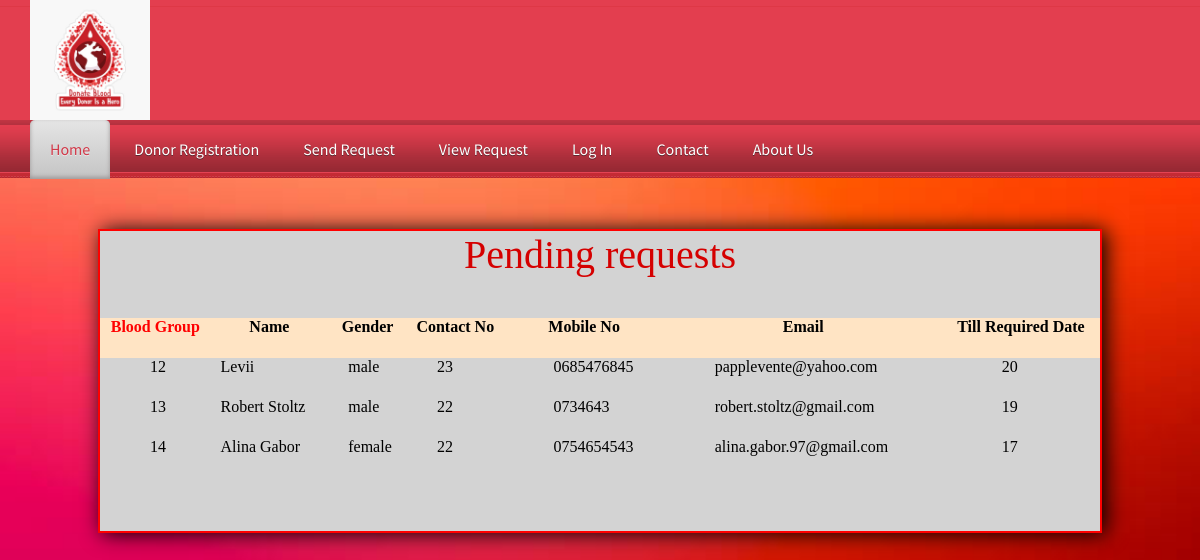
Screenshot of /viewrequest.php with the database file from the repository.
### tables this page shows
CREATE TABLE `requestes` (
  `req_id` int(100) NOT NULL,
  `name` varchar(100) NOT NULL,
  `gender` varchar(100) NOT NULL,
  `age` varchar(100) NOT NULL,
  `mobile` varchar(100) NOT NULL,
  `email` varchar(100) NOT NULL,
  `bgroup` int(100) NOT NULL,
  `reqdate` datetime NOT NULL,
  `detail` varchar(500) NOT NULL
);

### viewrequest.php (the view, shortened to what this page needs)
<!DOCTYPE html PUBLIC "-//W3C//DTD XHTML 1.0 Transitional//EN" "http://www.w3.org/TR/xhtml1/DTD/xhtml1-transitional.dtd">
<html xmlns="http://www.w3.org/1999/xhtml">
<head>
    <link href="css/lightbox.css" rel="stylesheet" />
    <link href="StyleSheet.css" rel="stylesheet" type="text/css" />
    <link href="css/style.css" rel="stylesheet" type="text/css" media="all" />
    <link href="css/flexslider.css" rel="stylesheet" type="text/css" media="all" />
</head>
<body>
    <div class="h_bg">
        <div class="wrap">
            <div class="header">
                <div class="logo">
                    <h1><a href="index.php"><img src="Images/logo.jpg" alt="" width="120px" height="120px"></a></h1>
                </div>
            </div>
        </div>
    </div>
    <div class="nav_bg">
    <div class="wrap">
        <?php require('header.php');?>
    </div>
    <div style="height:300px; width:1000px; margin:auto; margin-top:50px; margin-bottom:50px; background-color:#D3D3D3; border:2px solid red; box-shadow:4px 1px 20px black;">
        <form method="post" enctype="multipart/form-data">
            <h2 style="font-size:2.5em; text-align:center; color:#D50000;">Pending requests</h2>
            <table cellpadding="20" cellspacing="20" width="1000px" height="200px"  style="margin:auto" >
                <tr><td>&nbsp;</td><td>&nbsp;</td></tr>
                <tr style="background-color:bisque" align="center" class="bold">
                    <td class="bold" style="color:red">Blood Group</td><td align="center">Name</td><td align="center">Gender</td><td align="center">Contact No</td><td align="center">Mobile No</td><td align="center">Email</td>
                    <td align="center">Till Required Date</td>
                </tr>
                <?php
                    $cn=mysqli_connect("localhost","root","","bloodbank");
                    $s="select * from requestes";
                        $result=mysqli_query($cn,$s);
                        while($data=mysqli_fetch_array($result)) {
                            echo"<tr><td  style=' padding-left:50px'>$data[0]</td><td  style=' padding-left:10px'>$data[1]</td><td  style=' padding-left:20px'>$data[2]</td><td  style=' padding-left:30px'>$data[3]</td><td  style=' padding-left:50px'>$data[4]</td><td  style=' padding-left:50px'>$data[5]</td><td  style=' padding-left:60px'>$data[6]</td></tr>";
                        }
                ?>
            </table>
        </form>
    </div>
</body>
</html>

### header.php
<ul class="nav">
    <li class="active"><a href="index.php">Home</a></li>
    <li><a href="registration.php">Donor Registration</a></li>
    <li><a href="requests.php">Send request</a></li>
    <li><a href="viewrequest.php">View Request</a></li>
    <li><a href="login.php">Log in</a></li>
    <li><a href="contact.php">Contact</a></li>
    <li><a href="aboutus.php">About us</a></li>
</ul>

### css/lightbox.css (style rules this page uses)
body:after { content: url(../img/close.png) url(../img/loading.gif) url(../img/prev.png) url(../img/next.png); display: none; }

### StyleSheet.css (style rules this page uses)
.bold { font-weight:bold; }

### css/style.css (style rules this page uses)
html, body, div, span, applet, object, iframe, h1, h2, h3, h4, h5, h6, p, blockquote, pre, a, abbr, acronym, address, big, cite, code, del, dfn, em, img, ins, kbd, q, s, samp, small, strike, strong, sub, sup, tt, var, b, u, i, dl, dt, dd, ol, nav ul, nav li, fieldset, form, label, legend, table, caption, tbody, tfoot, thead, tr, th, td, article, aside, canvas, details, embed, figure, figcaption, footer, header, hgroup, menu, nav, output, ruby, section, summary, time, mark, audio, video { margin: 0; padding: 0; border: 0; font-size: 100%; font: inherit; vertical-align: baseline; }
ol, ul { list-style: none; margin: 0; padding: 0; }
table { border-collapse: collapse; border-spacing: 0; }
a { text-decoration: none; }
img { max-width: 100%; }
body { background: url('../Images/background.jpg'); background-repeat: no-repeat; background-size: cover; font-family: ComicSansMS; font-size: 100%; }
.wrap { margin: 0 auto; width: 80%; }
.h_bg { background: url('../images/h_bg.png') repeat-x; }
.nav_bg { background: url('../images/nav_bg.png') center 0 repeat-x #CF797E; height: 58px; }
.nav li { display: inline-block; }
.nav li a { font-family: 'Source Sans Pro', sans-serif; line-height: 1.8em; display: block; text-decoration: none; font-weight: normal; color: #ffffff; padding: 15px 20px; font-size: 1em; text-transform: capitalize; text-shadow: 0 1px 0 #5C2830; letter-spacing: 0px; }
.nav li.active a { text-shadow: 0 1px 0 #EBEBEB; color: #D13949; background: #E5E5E5; background: -moz-linear-gradient(top, #E5E5E5 0%, #C4C4C4 100%); background: -webkit-gradient(linear, left top, left bottom, color-stop(0%,#E5E5E5), color-stop(100%,#C4C4C4)); filter: progid:DXImageTransform.Microsoft.gradient( startColorstr='#E5E5E5', endColorstr='#C4C4C4',GradientType=0 ); -moz-border-radius: 5px 5px 0 0; -webkit-border-radius: 5px 5px 0 0; border-radius: 5px 5px 0 0; box-shadow: inset 0px -2px 4px #9C9797; -webkit-box-shadow: inset 0px -2px 4px #9C9797; -moz-box-shadow: inset 0px -2px 4px #9C9797; -o-box-shadow: inset 0px -2px 4px #9C9797; }
@media only screen and (max-width: 1280px) { .wrap { width: 95%; } }

### rows the page displays
requestes: req_id "12", name "Levii", gender "male", age "23", mobile "0685476845", email "papplevente@yahoo.com", bgroup "20"
requestes: req_id "13", name "Robert Stoltz", gender "male", age "22", mobile "0734643", email "robert.stoltz@gmail.com", bgroup "19"
requestes: req_id "14", name "Alina Gabor", gender "female", age "22", mobile "0754654543", email "alina.gabor.97@gmail.com", bgroup "17"
